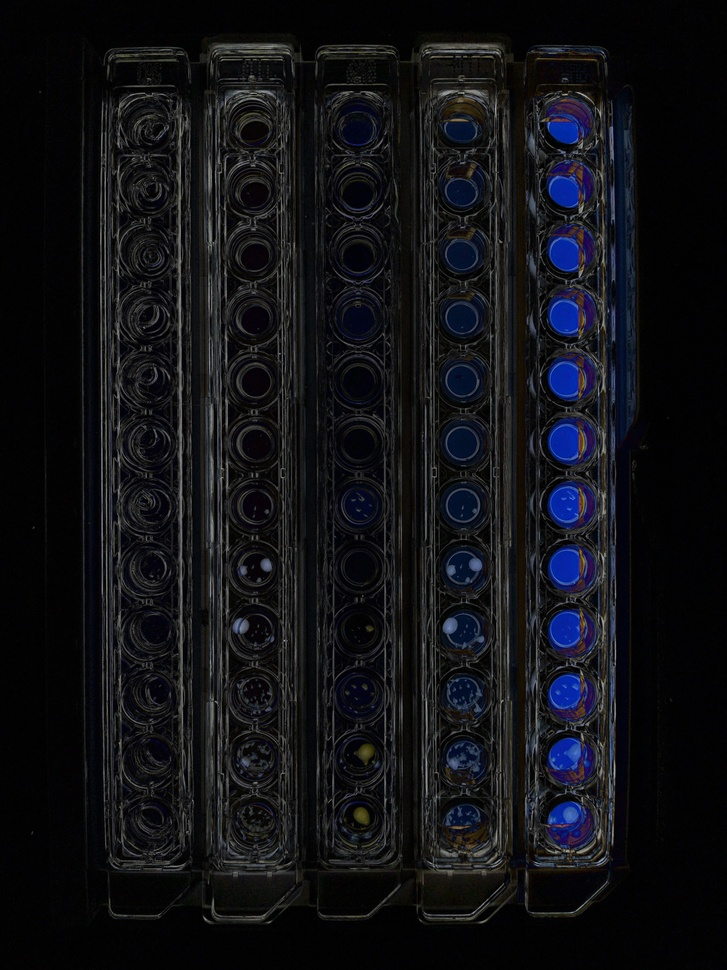
#> input picture datas/img/6.jpg, 727 x 970 px, shrunk from 3120 x 4160 before the run, found by its file name
$ python circles.py
#> lines starting #> are read from the running program, lines starting #| are printed output that depends on the picture; after the words box and inside, x2 and y2 are one past the last pixel; in counts of white or black regions, pixels touching at a corner belong together
# -*- coding: utf-8 -*-
# @Time    : 2019/1/16 20:09
# @Author  : lance
# @File    : circles.py
# @Software: PyCharm

# -*- coding: utf-8 -*-
"""
Created on Tue Sep 26 23:15:39 2017

@author: tina
"""
import cv2
import numpy as np
import matplotlib.pyplot as plt

img = cv2.imread('E:/jianguocloud/learn/Python/pythonTest/pythonUtils/datas/img/6.jpg')
#> img is the input picture: shape (970, 727, 3); mean B, G, R 21.5, 17.6, 17
gray = cv2.cvtColor(img, cv2.COLOR_BGR2GRAY)
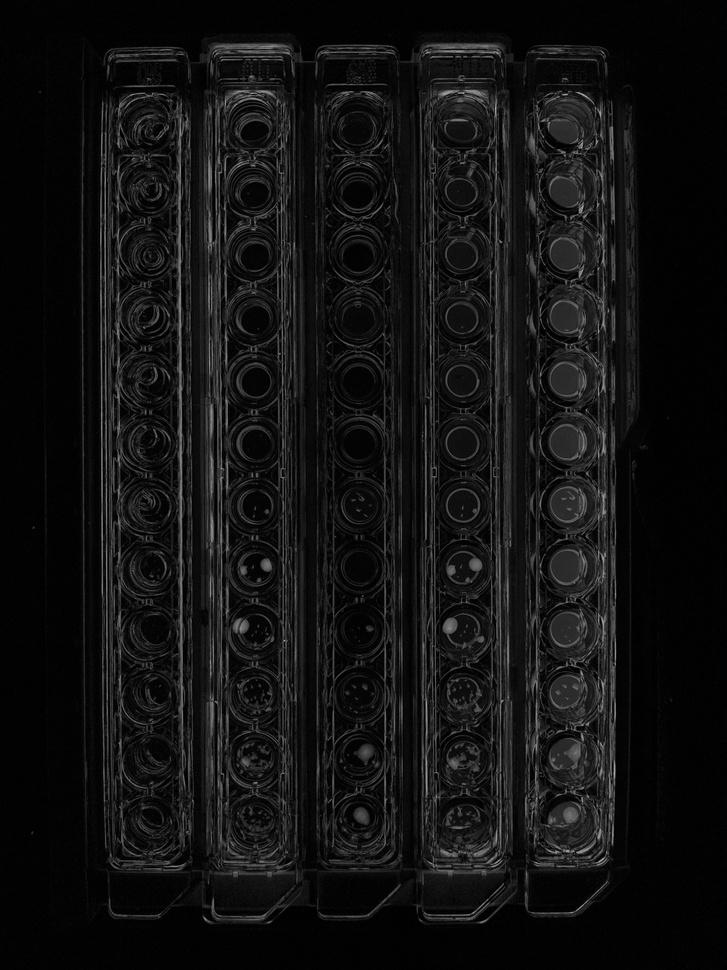
#> gray: shape (970, 727); min 0, max 187, mean 17.8

img = cv2.imread('E:/jianguocloud/learn/Python/pythonTest/pythonUtils/datas/img/1.jpg',0)
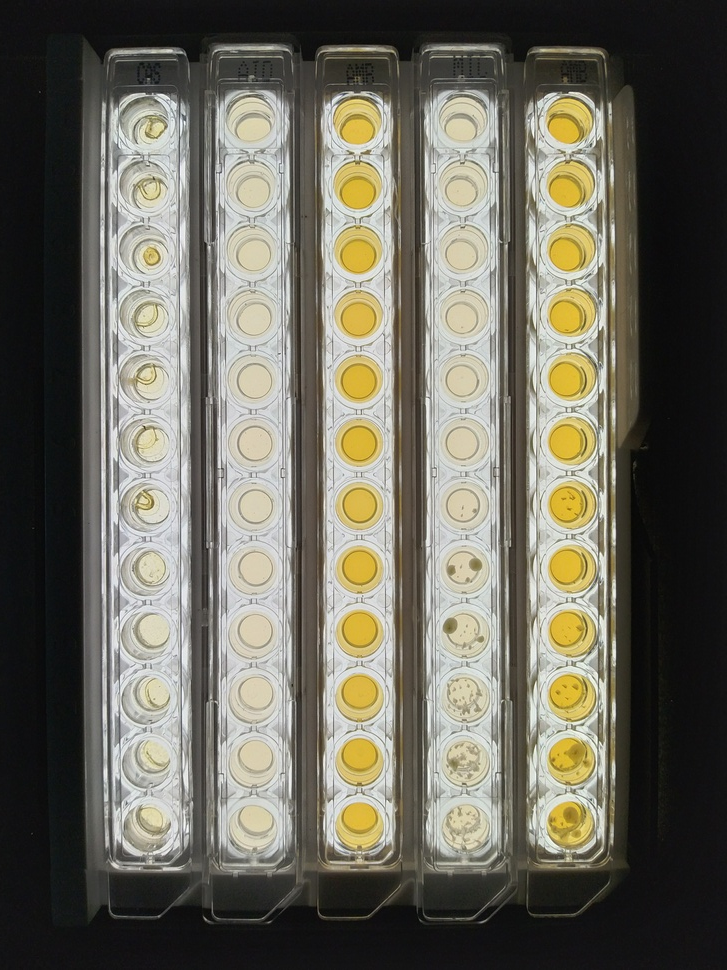
#> input picture datas/img/1.jpg, 727 x 970 px, shrunk from 3120 x 4160 before the run, found by its file name
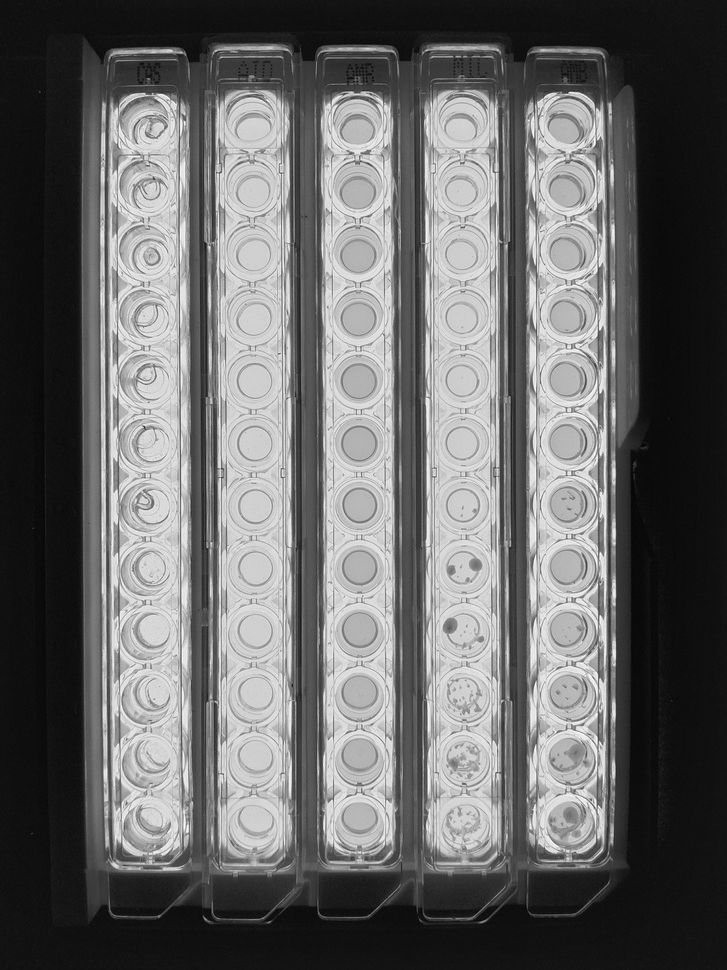
#> img: shape (970, 727); min 2, max 255, mean 104.2

hist = cv2.calcHist([img],[0],None,[256],[0,256])
#> hist = 256 values, max 38261 at index 16, min 0 at index 0, mean 2754.6
print(hist)
#> (printed output is left out)

# plt.hist(img.ravel(),256,[0,256])
# plt.show()


# 设置画布参数
plt.subplot(121), plt.imshow(gray, 'gray')
plt.xticks([]), plt.yticks([])
plt.show()

'''
dp，用来检测圆心的累加器图像的分辨率于输入图像之比的倒数，且此参数允许创建一个比输入图像分辨率低的累加器。上述文字不好理解的话，来看例子吧。例如，如果dp= 1时，累加器和输入图像具有相同的分辨率。如果dp=2，累加器便有输入图像一半那么大的宽度和高度。
minDist，为霍夫变换检测到的圆的圆心之间的最小距离，即让我们的算法能明显区分的两个不同圆之间的最小距离。这个参数如果太小的话，多个相邻的圆可能被错误地检测成了一个重合的圆。反之，这个参数设置太大的话，某些圆就不能被检测出来了。
param1，有默认值100。它是method设置的检测方法的对应的参数。对当前唯一的方法霍夫梯度法，它表示传递给canny边缘检测算子的高阈值，而低阈值为高阈值的一半。
param2，也有默认值100。它是method设置的检测方法的对应的参数。对当前唯一的方法霍夫梯度法，它表示在检测阶段圆心的累加器阈值。它越小的话，就可以检测到更多根本不存在的圆，而它越大的话，能通过检测的圆就更加接近完美的圆形了。
minRadius，默认值0，表示圆半径的最小值。
maxRadius，也有默认值0，表示圆半径的最大值。
'''

circles1 = cv2.HoughCircles(gray, cv2.HOUGH_GRADIENT, 1,220, param1=35, param2=34, minRadius=80, maxRadius=100)
#> circles1 = [[203.5, 740.5, 99.4], [196.5, 334.5, 99.4], [510.5, 152.5, 99.4], [515.5, 642.5, 99.4], [520.5, 414.5, 99.4], [301.5, 540.5, 88.4]]
circles = circles1[0, :, :]
#> circles has the same summary as circles1
circles = np.uint16(np.around(circles))
#> circles = [[204, 740, 99], [196, 334, 99], [510, 152, 99], [516, 642, 99], [520, 414, 99], [302, 540, 88]]
print(circles)
#| [[204 740  99]
#|  [196 334  99]
#|  [510 152  99]
#|  [516 642  99]
#|  [520 414  99]
#|  [302 540  88]]
for i in circles[:]:
    print("圆心坐标", i[0], i[1])
    # 画圆
    cv2.circle(img, (i[0], i[1]), i[2], (255, 0, 0), 5)
    # 画点
    cv2.circle(img, (i[0], i[1]), 2, (255, 0, 255), 10)
    # 画矩形
    cv2.rectangle(img, (i[0] - i[2], i[1] + i[2]), (i[0] + i[2], i[1] - i[2]), (255, 255, 0), 5)
#> this loop made 6 passes
#| 圆心坐标 204 740
#| 圆心坐标 196 334
#| 圆心坐标 510 152
#| 圆心坐标 516 642
#| 圆心坐标 520 414
#| 圆心坐标 302 540
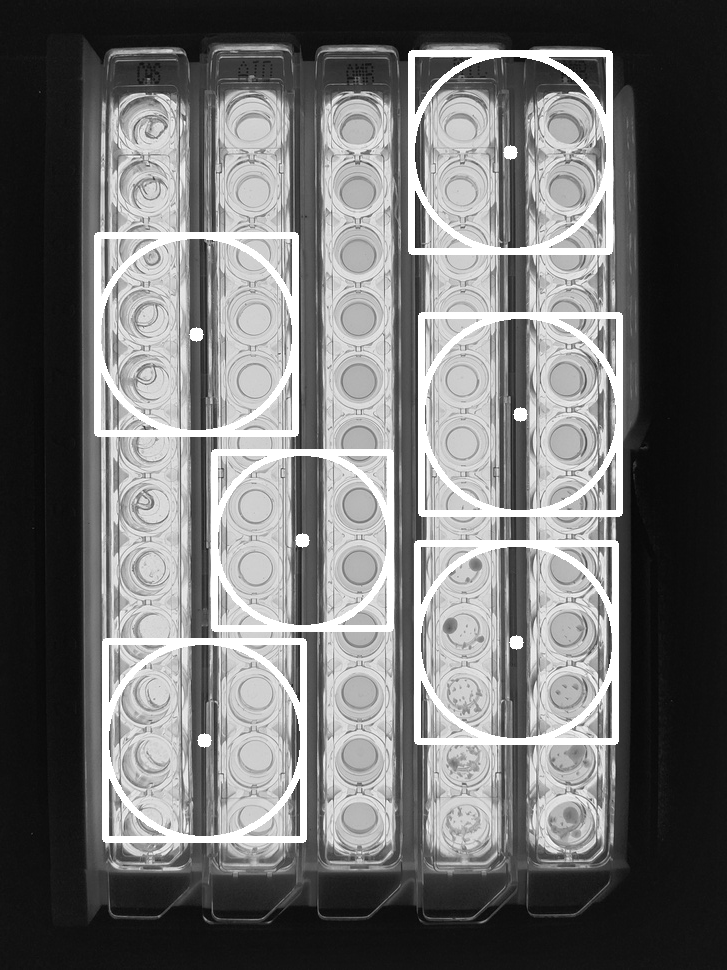
#> img: shape (970, 727); 7.16% of pixels changed, all inside (x1, y1, x2, y2) = (94, 50, 623, 843)


# 设置画布参数
plt.subplot(122), plt.imshow(img)
plt.xticks([]), plt.yticks([])


#plt.show()
